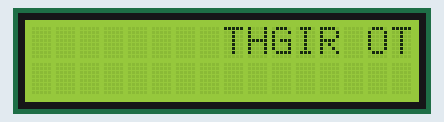
Bench run of a sketch on a simulated Arduino Uno, built with avr-gcc and run on an emulated ATmega328P. Shown: 16×2 character LCD.

Above: at 0.1 s.
At 2.1 s:
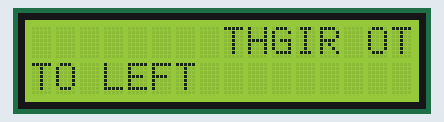

The sketch:

06_text_direction.ino
```cpp
#include <LiquidCrystal.h>
//RS, E, D4, D5, D6, D7
LiquidCrystal lcd(12, 11, 5, 4, 3, 2);

void setup() {
  lcd.begin(16, 2); //16x2 LCD
  lcd.setCursor(15, 0); //Imleci (15,0)'a getir yani en ust sag

  lcd.rightToLeft(); //Sagdan sola yaz
  lcd.print("TO RIGHT"); //"THGIR OT" basilir

  delay(2000); //2 s bekle

  lcd.setCursor(0, 1); //Imleci (0, 1)'e getir yani en alt sol
  lcd.leftToRight(); //Soldan saga yaz
  lcd.print("TO LEFT"); //"TO LEFT" basilir
}

void loop() {
  // put your main code here, to run repeatedly:

}
```
